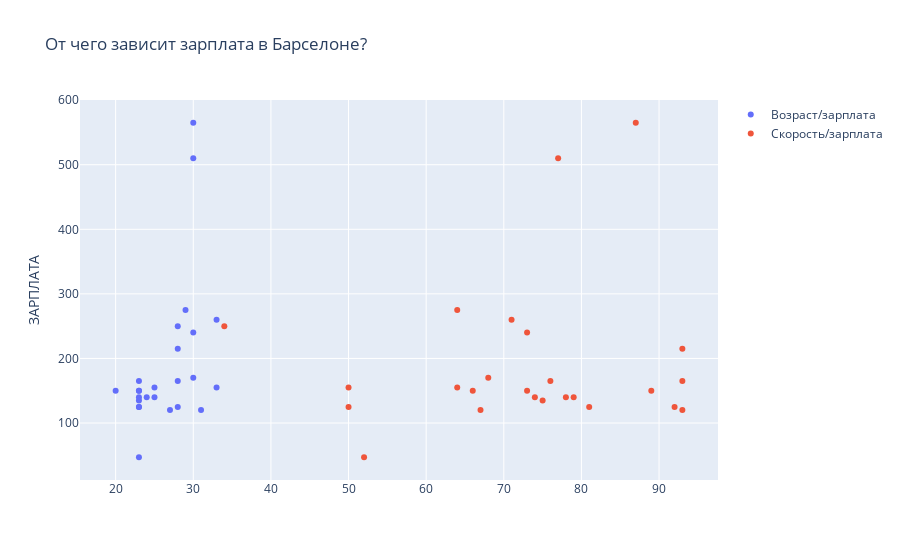

Source (notebook cell):
### Code cell
trace1 = Scatter(
    x=df_barselona_final['Age'],
    y=df_barselona_final['Wage'],
    name='Возраст/зарплата',
    mode='markers'
    
   
)

trace2 = Scatter(
    x=df_barselona_final['Speed'],
    y=df_barselona_final['Wage'],
    name='Скорость/зарплата',
    mode='markers',
    
)

data = Data([trace1, trace2])


layout = Layout(title='От чего зависит зарплата в Барселоне?',
               yaxis={'title': 'ЗАРПЛАТА'})

figure = Figure({'data': data, 'layout': layout})

offline.iplot(figure)

### Figure 1 — Plotly figure (JSON) as saved in the notebook; plotly's stock layout.template omitted (floating-point values rounded to 4 significant figures)
{"data": [{"mode": "markers", "name": "Возраст/зарплата", "type": "scatter", "x": [30, 30, 29, 30, 33, 28, 25, 28, 20, 23, 33, 23, 23, 30, 23, 24, 28, 25, 28, 23, 23, 23, 31, 27, 23], "y": [565, 510, 275, 240, 260, 250, 155, 215, 150, 135, 155, 150, 165, 170, 125, 140, 125, 140, 165, 140, 125, 150, 120, 120, 47]}, {"mode": "markers", "name": "Скорость/зарплата", "type": "scatter", "x": [87, 77, 64, 73, 71, 34, 50, 93, 89, 75, 64, 66, 93, 68, 92, 74, 50, 78, 76, 79, 81, 73, 67, 93, 52], "y": [565, 510, 275, 240, 260, 250, 155, 215, 150, 135, 155, 150, 165, 170, 125, 140, 125, 140, 165, 140, 125, 150, 120, 120, 47]}], "layout": {"title": {"text": "От чего зависит зарплата в Барселоне?"}, "yaxis": {"title": {"text": "ЗАРПЛАТА"}}}}
